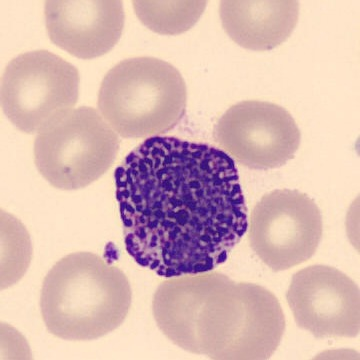
#> input picture data/samples/basophil_1.jpg, 360 x 360 px
$ python -i canonical.py   (imports and definitions only)
#> lines starting #> are read from the running program, lines starting #| are printed output that depends on the picture; after the words box and inside, x2 and y2 are one past the last pixel; in counts of white or black regions, pixels touching at a corner belong together
### src/bloodsmear/detect.py
"""Find white cells in a whole-field smear photo.

White cell nuclei are the darkest and bluest objects on a Romanowsky-stained
smear: red cells are pink and paler, and the background is pale. The finder

1. scores every pixel for "nucleus-ness" (darkness plus blue over green),
2. thresholds the score with Otsu's method,
3. closes small gaps, and joins nearby pieces, so the lobes of one neutrophil
   count as one object,
4. keeps objects that are large compared with the biggest one and with the
   image (this drops platelets and stain specks), and
5. returns a square crop around each object, sized to include the cytoplasm.

It is a classical image-processing step with no learned weights, so it is fast
and transparent, but it can merge touching cells or miss pale nuclei.
"""

from __future__ import annotations

from dataclasses import dataclass

import numpy as np
from PIL import Image
from scipy import ndimage as ndi

from .preprocess import to_rgb

WORK_SIDE = 512  # analyze at this size for speed


@dataclass
class Detection:
    box: tuple[int, int, int, int]  # crop square in original image pixels (x0, y0, x1, y1)
    nucleus_box: tuple[int, int, int, int]
    area_fraction: float

    # [5 lines left out: function display_box, not called in this run]


def nucleus_score(rgb: np.ndarray) -> np.ndarray:
    """High for dark blue-violet pixels (nuclei), low for pink red cells and pale background."""
    f = rgb.astype(np.float32) / 255.0
    r, g, b = f[..., 0], f[..., 1], f[..., 2]
    dark = 1.0 - (r + g + b) / 3.0
    return 0.5 * dark + (b - r) + 0.5 * (b - g)


def otsu(values: np.ndarray, bins: int = 128) -> float:
    hist, edges = np.histogram(values, bins=bins)
    hist = hist.astype(np.float64)
    centers = (edges[:-1] + edges[1:]) / 2
    w0 = np.cumsum(hist)
    w1 = w0[-1] - w0
    m0 = np.cumsum(hist * centers) / np.maximum(w0, 1)
    mt = (hist * centers).sum()
    m1 = (mt - np.cumsum(hist * centers)) / np.maximum(w1, 1)
    between = w0 * w1 * (m0 - m1) ** 2
    return float(centers[np.argmax(between)])


# [62 lines left out: functions find_cells, merge_nearby, not called in this run]


def crops(img: Image.Image, dets: list[Detection]) -> list[Image.Image]:
    img = to_rgb(img)
    return [img.crop(d.box) for d in dets]

### src/bloodsmear/preprocess.py
"""The one preprocessing function used at training time and in the app.

Keeping this in a single place is what stops the app from feeding the model
images that look different from the ones it learned on.
"""

from __future__ import annotations

import numpy as np
from PIL import Image, ImageOps

INPUT_SIZE = 64


# [7 lines left out: function center_square, not called in this run]


def to_rgb(img: Image.Image) -> Image.Image:
    img = ImageOps.exif_transpose(img)
    if img.mode in ("RGBA", "LA", "P"):
        background = Image.new("RGB", img.size, (255, 255, 255))
        rgba = img.convert("RGBA")
        background.paste(rgba, mask=rgba.split()[-1])
        return background
    return img.convert("RGB")


# [37 lines left out: functions trim_dark_border, resize_uint8, to_model_input, not called in this run]

### src/bloodsmear/canonical.py
"""Put every white cell image into the same framing and color balance before the model sees it.

Version 2's first leave-one-lab-out run reached only 50% accuracy on a lab it
had never seen. Looking at the images showed two differences that color
augmentation alone does not remove:

- **Scale.** In PBC images the cell fills about a third of the frame. BCCD and
  JTSC crops are tight, with the cell filling the frame, and a phone photo can
  be at any magnification.
- **Background color.** The background is pinkish in PBC, yellow in JTSC and
  gray-blue in BCCD, depending on lamp, camera and stain.

`canonical_cell` fixes both the same way for every source, at training time and
in the app:

1. estimate the background color (the brightest pixels) and balance it out,
   then find the nucleus (the darkest, bluest object near the center),
2. crop a square `FRAME` times the nucleus size around it, padding with the
   background color where the crop runs past the image edge,
3. divide each channel by the background color, so the background becomes
   the same neutral gray everywhere (the same balance as in step 1).

Stain strength is left alone. Scaling every nucleus to the same optical
density was tried and lowered accuracy on an unseen lab (see docs/decisions.md).

If no nucleus is found, the image is only center-cropped and color-balanced.
"""

from __future__ import annotations

from dataclasses import dataclass

import numpy as np
from PIL import Image
from scipy import ndimage as ndi

from .detect import nucleus_score, otsu
from .preprocess import INPUT_SIZE, center_square, to_rgb

FRAME = 2.4          # crop side as a multiple of the nucleus extent
BACKGROUND = 0.92    # neutral gray the background is mapped to
WORK = 192           # segment at this size for speed


@dataclass
class Framing:
    found: bool
    nucleus_fraction: float  # nucleus extent / original image side
    padded: bool


def background_color(rgb: np.ndarray) -> np.ndarray:
    """Median color of the brightest 15% of pixels that are not nucleus-like (float, 0-1)."""
    f = rgb.reshape(-1, 3).astype(np.float32) / 255.0
    bright = f.mean(axis=1)
    cut = np.quantile(bright, 0.85)
    bg = np.median(f[bright >= cut], axis=0)
    return np.clip(bg, 0.25, 1.0)


def balance(arr: np.ndarray, bg: np.ndarray) -> np.ndarray:
    """Divide out the background color so the background becomes neutral gray."""
    f = arr.astype(np.float32) / 255.0 * (BACKGROUND / bg)
    return (np.clip(f, 0, 1) * 255 + 0.5).astype(np.uint8)


def locate_nucleus(rgb_small: np.ndarray) -> tuple[float, float, float] | None:
    """Return (cx, cy, extent) of the central nucleus in pixel units of `rgb_small`, or None."""
    h, w = rgb_small.shape[:2]
    s = ndi.gaussian_filter(nucleus_score(rgb_small), 1.0)
    t = max(otsu(s), float(np.median(s)) + 0.6 * float(s.std()))
    mask = ndi.binary_opening(s > t, iterations=1)
    mask = ndi.binary_closing(mask, structure=np.ones((3, 3)), iterations=4)
    mask = ndi.binary_fill_holes(mask)
    lab, n = ndi.label(mask)
    if n == 0:
        return None
    idx = np.arange(1, n + 1)
    areas = ndi.sum(mask, lab, index=idx)
    com = ndi.center_of_mass(mask, lab, idx)
    f = rgb_small.astype(np.float32) / 255.0
    blue = ndi.mean(f[..., 2] - f[..., 0], lab, index=idx)
    side = max(h, w)
    # prefer large, blue objects near the center (single-cell images are roughly centerd)
    d2 = np.array([((cy - h / 2) ** 2 + (cx - w / 2) ** 2) for cy, cx in com]) / (0.35 * side) ** 2
    score = areas * np.exp(-0.5 * d2) * (blue > 0)
    if score.max() <= 0 or areas[score.argmax()] < 0.004 * h * w:
        return None
    best = int(score.argmax()) + 1
    # merge nearby pieces of the same nucleus (separate lobes of a neutrophil)
    ys, xs = np.nonzero(lab == best)
    ext = max(ys.max() - ys.min() + 1, xs.max() - xs.min() + 1)
    cy0, cx0 = (ys.min() + ys.max()) / 2, (xs.min() + xs.max()) / 2
    keep = [best]
    for i, (cy, cx) in enumerate(com, start=1):
        if i != best and blue[i - 1] > 0 and areas[i - 1] >= 0.08 * areas[best - 1] \
                and np.hypot(cy - cy0, cx - cx0) < 0.9 * ext:
            keep.append(i)
    ys, xs = np.nonzero(np.isin(lab, keep))
    y0, y1, x0, x1 = ys.min(), ys.max() + 1, xs.min(), xs.max() + 1
    return (x0 + x1) / 2, (y0 + y1) / 2, float(max(y1 - y0, x1 - x0))


def canonical_cell(img: Image.Image, size: int = INPUT_SIZE) -> tuple[np.ndarray, Framing]:
    """Any single-cell image -> (size x size uint8 array in the standard framing, info)."""
    rgb = to_rgb(img)
    W, H = rgb.size
    k = WORK / max(W, H)
    small = np.asarray(rgb.resize((max(1, round(W * k)), max(1, round(H * k))), Image.Resampling.BILINEAR))
    bg = background_color(small)
    loc = locate_nucleus(balance(small, bg))  # balanced first, so odd stain casts do not hide the nucleus
    if loc is None:
        out = center_square(rgb).resize((size, size), Image.Resampling.LANCZOS)
        return balance(np.asarray(out), bg), Framing(False, 0.0, False)
    cx, cy, ext = (v / k for v in loc)
    side = max(ext * FRAME, 16.0)
    x0, y0 = cx - side / 2, cy - side / 2
    box = (int(round(x0)), int(round(y0)), int(round(x0 + side)), int(round(y0 + side)))
    padded = box[0] < 0 or box[1] < 0 or box[2] > W or box[3] > H
    if padded:
        fill = tuple(int(c * 255) for c in bg)
        pw = max(0, -box[0], box[2] - W)
        ph = max(0, -box[1], box[3] - H)
        canvas = Image.new("RGB", (W + 2 * pw, H + 2 * ph), fill)
        canvas.paste(rgb, (pw, ph))
        crop = canvas.crop((box[0] + pw, box[1] + ph, box[2] + pw, box[3] + ph))
    else:
        crop = rgb.crop(box)
    out = crop.resize((size, size), Image.Resampling.LANCZOS)
    return balance(np.asarray(out), bg), Framing(True, float(ext / max(W, H)), padded)


def canonical_uint8(img: Image.Image, size: int = INPUT_SIZE) -> np.ndarray:
    return canonical_cell(img, size)[0]

>>> from PIL import Image
>>> picture = Image.open('../../data/samples/basophil_1.jpg')
#> picture is the input picture: PIL image 360x360 RGB; mean R, G, B 218.6, 185.6, 180.3
>>> result = canonical_cell(picture)
#> in background_color, `cut = np.quantile(bright, 0.85)`: cut = 0.893
#> in background_color, `bg = np.median(f[bright >= cut], axis=0)`: bg = [1, 0.898, 0.792]
#> in balance, `return (np.clip(f, 0, 1) * 255 + 0.5).astype(np.uint8)`:
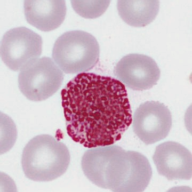
#> returned value: shape (192, 192, 3); mean of channels 0, 1, 2 201.3, 190.2, 209.4; drawn as B, G, R
#> in locate_nucleus, `h, w = rgb_small.shape[:2]`: h = 192
#> in locate_nucleus, `s = ndi.gaussian_filter(nucleus_score(rgb_small), 1.0)`:
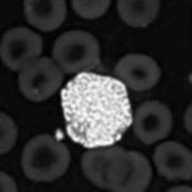
#> s: shape (192, 192) float32; min -0.00419, max 0.942, mean 0.177; drawn with min black and max white
#> in otsu, `hist, edges = np.histogram(values, bins=bins)`: hist = 128 values, max 6697 at index 5, min 1 at index 127, mean 288; edges = 129 values from -0.00419 to 0.942
#> in otsu, `centers = (edges[:-1] + edges[1:]) / 2`: centers = 128 values from -0.000497 to 0.938
#> in otsu, `w0 = np.cumsum(hist)`: w0 = 128 values from 23 to 36864
#> in otsu, `w1 = w0[-1] - w0`: w1 = 128 values, max 36841 at index 0, min 0 at index 127, mean 6894.6
#> in otsu, `m0 = np.cumsum(hist * centers) / np.maximum(w0, 1)`: m0 = 128 values from -0.000497 to 0.176
#> in otsu, `mt = (hist * centers).sum()`: mt = 6503
#> in otsu, `m1 = (mt - np.cumsum(hist * centers)) / np.maximum(w1, 1)`: m1 = 128 values, max 0.938 at index 126, min 0 at index 127, mean 0.677
#> in otsu, `between = w0 * w1 * (m0 - m1) ** 2`: between = 128 values, max 56619002.6 at index 57, min 0 at index 127, mean 38563443.4
#> in locate_nucleus, `t = max(otsu(s), float(np.median(s)) + 0.6 * float(s.std()))`: t = 0.421
#> in locate_nucleus, `mask = ndi.binary_opening(s > t, iterations=1)`:
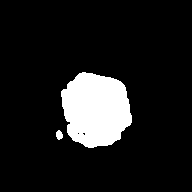
#> mask: shape (192, 192) bool; 11.3% white; 2 white regions, box (x1, y1, x2, y2) and area: (61, 72, 132, 148) 4118, (56, 130, 63, 140) 52
#> in locate_nucleus, `mask = ndi.binary_closing(mask, structure=np.ones((3, 3)), iterations=4)`:
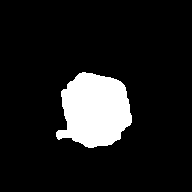
#> mask: shape (192, 192) bool; 11.5% white; 1 white region, box (x1, y1, x2, y2) and area: (56, 72, 132, 148) 4231
#> in locate_nucleus, `lab, n = ndi.label(mask)`: n = 1
#> in locate_nucleus, `areas = ndi.sum(mask, lab, index=idx)`: areas = [4231]
#> in locate_nucleus, `com = ndi.center_of_mass(mask, lab, idx)`: com = [(109.9, 94.67)]
#> in locate_nucleus, `blue = ndi.mean(f[..., 2] - f[..., 0], lab, index=idx)`: blue = [0.255]
#> in locate_nucleus, `side = max(h, w)`: side = 192
#> in locate_nucleus, `d2 = np.array([((cy - h / 2) ** 2 + (cx - w / 2) ** 2) for cy, cx in c..`: d2 = [0.043]
#> in locate_nucleus, `score = areas * np.exp(-0.5 * d2) * (blue > 0)`: score = [4141]
#> in locate_nucleus, `best = int(score.argmax()) + 1`: best = 1
#> in locate_nucleus, `ys, xs = np.nonzero(lab == best)`: ys = 4231 values from 72 to 147; xs = 4231 values, max 131 at index 2494, min 56 at index 3516, mean 94.67
#> in locate_nucleus, `ext = max(ys.max() - ys.min() + 1, xs.max() - xs.min() + 1)`: ext = 76
#> in locate_nucleus, `cy0, cx0 = (ys.min() + ys.max()) / 2, (xs.min() + xs.max()) / 2`: cy0 = 109.5; cx0 = 93.5
#> in locate_nucleus, `keep = [best]`: keep = [1]
#> the loop in locate_nucleus, `for i, (cy, cx) in enumerate(com, start=1):` made 1 pass
#> (i, cy, cx) on pass 1: (1, 109.9, 94.67)
#> in locate_nucleus, `y0, y1, x0, x1 = ys.min(), ys.max() + 1, xs.min(), xs.max() + 1`: y0 = 72; y1 = 148; x0 = 56; x1 = 132
#> in canonical_cell, `loc = locate_nucleus(balance(small, bg))`: loc = (94, 110, 76)
#> in canonical_cell, `cx, cy, ext = (v / k for v in loc)`: cx = 176.2; cy = 206.2; ext = 142.5
#> in canonical_cell, `side = max(ext * FRAME, 16.0)`: side = 342
#> in canonical_cell, `x0, y0 = cx - side / 2, cy - side / 2`: x0 = 5.25; y0 = 35.25
#> in canonical_cell, `box = (int(round(x0)), int(round(y0)), int(round(x0 + side)), int(roun..`: box = (5, 35, 347, 377)
#> in canonical_cell, `padded = box[0] < 0 or box[1] < 0 or box[2] > W or box[3] > H`: padded = True
#> in canonical_cell, `fill = tuple(int(c * 255) for c in bg)`: fill = (255, 229, 202)
#> in canonical_cell, `pw = max(0, -box[0], box[2] - W)`: pw = 0
#> in canonical_cell, `ph = max(0, -box[1], box[3] - H)`: ph = 17
#> in canonical_cell, `canvas.paste(rgb, (pw, ph))`:
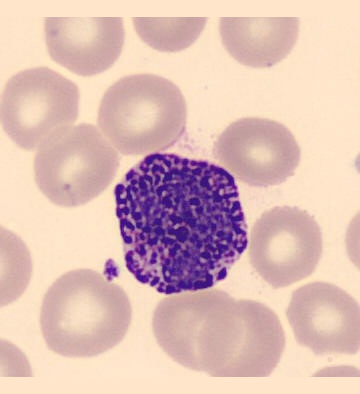
#> canvas: PIL image 360x394 RGB; mean R, G, B 221.8, 189.4, 182.1
#> in canonical_cell, `out = crop.resize((size, size), Image.Resampling.LANCZOS)`:
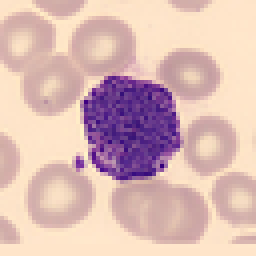
#> out: PIL image 64x64 RGB (shown 4 times larger); mean R, G, B 218, 185, 180.5
#> in balance (call 2), `f = arr.astype(np.float32) / 255.0 * (BACKGROUND / bg)`:
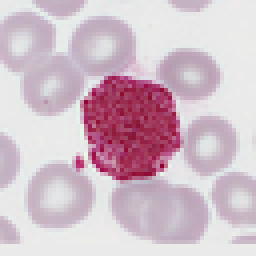
#> f: shape (64, 64, 3) float32 (shown 4 times larger); mean of channels 0, 1, 2 0.787, 0.743, 0.822; drawn as B, G, R

$ run again, on data/samples/basophil_2.jpg
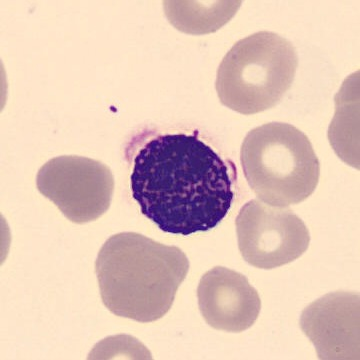
#> input picture data/samples/basophil_2.jpg, 360 x 360 px
#> picture is the input picture: PIL image 360x360 RGB; mean R, G, B 226.6, 198.1, 185.1
#> cut = 0.898
#> in background_color, `bg = np.median(f[bright >= cut], axis=0)`: bg = [1, 0.906, 0.796]
#> h = 192
#> hist = 128 values, max 10091 at index 7, min 2 at index 63, mean 288; edges = 129 values from -0.0185 to 0.908
#> centers = 128 values from -0.0149 to 0.904
#> w0 = 128 values from 5 to 36864
#> w1 = 128 values, max 36859 at index 0, min 0 at index 127, mean 6041.3
#> m0 = 128 values from -0.0149 to 0.137
#> mt = 5048.3
#> m1 = 128 values, max 0.904 at index 126, min 0 at index 127, mean 0.647
#> between = 128 values, max 37476536.1 at index 63, min 0 at index 127, mean 27855246.5
#> t = 0.441
#> in locate_nucleus, `mask = ndi.binary_opening(s > t, iterations=1)`:
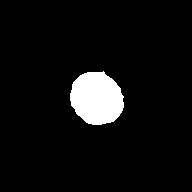
#> mask: shape (192, 192) bool; 6.1% white; 1 white region, box (x1, y1, x2, y2) and area: (70, 71, 124, 125) 2242
#> lab: shape (192, 192) int32; values 0 (black) and 1 (white), 6.1% white; 1 white region, box (x1, y1, x2, y2) and area: (70, 71, 124, 125) 2246
#> n = 1
#> areas = [2246]
#> com = [(97.98, 96.41)]
#> blue = [0.265]
#> in locate_nucleus, `side = max(h, w)`: side = 192
#> d2 = [0.000907]
#> score = [2245]
#> best = 1
#> ys = 2246 values from 71 to 124; xs = 2246 values, max 123 at index 1036, min 70 at index 826, mean 96.41
#> in locate_nucleus, `ext = max(ys.max() - ys.min() + 1, xs.max() - xs.min() + 1)`: ext = 54
#> cy0 = 97.5; cx0 = 96.5
#> keep = [1]
#> the loop in locate_nucleus, `for i, (cy, cx) in enumerate(com, start=1):` made 1 pass
#> (i, cy, cx) on pass 1: (1, 97.98, 96.41)
#> in locate_nucleus, `y0, y1, x0, x1 = ys.min(), ys.max() + 1, xs.min(), xs.max() + 1`: y0 = 71; y1 = 125; x0 = 70; x1 = 124
#> loc = (97, 98, 54)
#> in canonical_cell, `cx, cy, ext = (v / k for v in loc)`: cx = 181.9; cy = 183.8; ext = 101.2
#> in canonical_cell, `side = max(ext * FRAME, 16.0)`: side = 243
#> in canonical_cell, `x0, y0 = cx - side / 2, cy - side / 2`: x0 = 60.38; y0 = 62.25
#> box = (60, 62, 303, 305)
#> padded = False
#> in balance (call 2), `f = arr.astype(np.float32) / 255.0 * (BACKGROUND / bg)`:
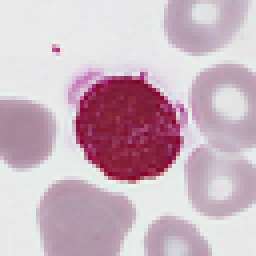
#> f: shape (64, 64, 3) float32 (shown 4 times larger); mean of channels 0, 1, 2 0.754, 0.71, 0.797; drawn as B, G, R

$ run again, on data/samples/basophil_3.jpg
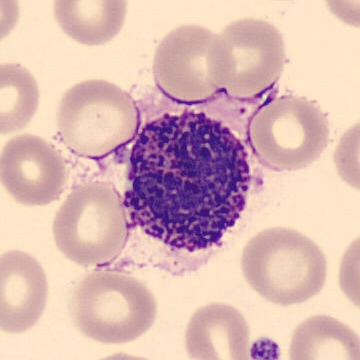
#> input picture data/samples/basophil_3.jpg, 360 x 360 px
#> picture is the input picture: PIL image 360x360 RGB; mean R, G, B 219.2, 184.5, 180.5
#> cut = 0.897
#> in background_color, `bg = np.median(f[bright >= cut], axis=0)`: bg = [1, 0.906, 0.792]
#> h = 192
#> hist = 128 values, max 5718 at index 7, min 1 at index 127, mean 288; edges = 129 values from -0.0119 to 0.94
#> centers = 128 values from -0.00817 to 0.936
#> w0 = 128 values from 4 to 36864
#> w1 = 128 values, max 36860 at index 0, min 0 at index 127, mean 7399.1
#> m0 = 128 values from -0.00817 to 0.183
#> mt = 6738.9
#> m1 = 128 values, max 0.936 at index 126, min 0 at index 127, mean 0.651
#> between = 128 values, max 52350487.3 at index 56, min 0 at index 127, mean 34478187.4
#> t = 0.408
#> in locate_nucleus, `lab, n = ndi.label(mask)`:
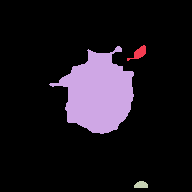
#> lab: shape (192, 192) int32; 4 distinct labels, from 0 to 3; one colour per label, 0 black
#> n = 3
#> areas = [128, 4399, 80]
#> com = [(52.66, 138.7), (92.78, 97.97), (184.5, 140.7)]
#> blue = [0.135, 0.223, 0.21]
#> in locate_nucleus, `side = max(h, w)`: side = 192
#> d2 = [0.82, 0.00316, 2.18]
#> score = [84.94, 4392.1, 26.93]
#> best = 2
#> ys = 4399 values from 46 to 133; xs = 4399 values, max 133 at index 790, min 49 at index 1572, mean 97.97
#> in locate_nucleus, `ext = max(ys.max() - ys.min() + 1, xs.max() - xs.min() + 1)`: ext = 88
#> cy0 = 89.5; cx0 = 91
#> keep = [2]
#> the loop in locate_nucleus, `for i, (cy, cx) in enumerate(com, start=1):` made 3 passes
#> in locate_nucleus, `y0, y1, x0, x1 = ys.min(), ys.max() + 1, xs.min(), xs.max() + 1`: y0 = 46; y1 = 134; x0 = 49; x1 = 134
#> loc = (91.5, 90, 88)
#> in canonical_cell, `cx, cy, ext = (v / k for v in loc)`: cx = 171.6; cy = 168.8; ext = 165
#> in canonical_cell, `side = max(ext * FRAME, 16.0)`: side = 396
#> in canonical_cell, `x0, y0 = cx - side / 2, cy - side / 2`: x0 = -26.44; y0 = -29.25
#> box = (-26, -29, 370, 367)
#> padded = True
#> fill = (255, 231, 202)
#> pw = 26
#> ph = 29
#> in balance (call 2), `f = arr.astype(np.float32) / 255.0 * (BACKGROUND / bg)`:
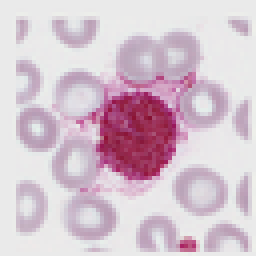
#> f: shape (64, 64, 3) float32 (shown 4 times larger); mean of channels 0, 1, 2 0.813, 0.767, 0.839; drawn as B, G, R

$ run again, on data/samples/eosinophil_1.jpg
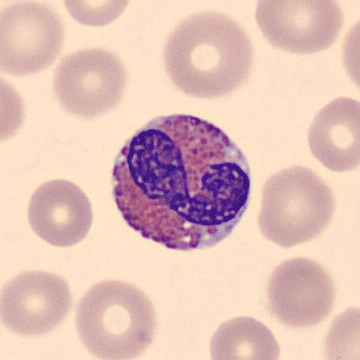
#> input picture data/samples/eosinophil_1.jpg, 360 x 360 px
#> picture is the input picture: PIL image 360x360 RGB; mean R, G, B 226.1, 192.2, 184.5
#> cut = 0.892
#> in background_color, `bg = np.median(f[bright >= cut], axis=0)`: bg = [0.996, 0.894, 0.796]
#> h = 192
#> hist = 128 values, max 6638 at index 7, min 3 at index 0, mean 288; edges = 129 values from -0.0195 to 0.953
#> centers = 128 values from -0.0157 to 0.949
#> w0 = 128 values from 3 to 36864
#> w1 = 128 values, max 36861 at index 0, min 0 at index 127, mean 5945.7
#> m0 = 128 values from -0.0157 to 0.141
#> mt = 5201.6
#> m1 = 128 values, max 0.949 at index 126, min 0 at index 127, mean 0.633
#> between = 128 values, max 32758001.6 at index 48, min 0 at index 127, mean 21678144.3
#> t = 0.349
#> lab: shape (192, 192) int32; values 0 (black) and 1 (white), 10.8% white; 1 white region, box (x1, y1, x2, y2) and area: (60, 61, 134, 133) 3990
#> n = 1
#> areas = [3990]
#> com = [(97.08, 96.33)]
#> blue = [0.163]
#> in locate_nucleus, `side = max(h, w)`: side = 192
#> d2 = [0.000281]
#> score = [3989.4]
#> best = 1
#> ys = 3990 values from 61 to 132; xs = 3990 values, max 133 at index 1867, min 60 at index 1505, mean 96.33
#> in locate_nucleus, `ext = max(ys.max() - ys.min() + 1, xs.max() - xs.min() + 1)`: ext = 74
#> cy0 = 96.5
#> keep = [1]
#> the loop in locate_nucleus, `for i, (cy, cx) in enumerate(com, start=1):` made 1 pass
#> (i, cy, cx) on pass 1: (1, 97.08, 96.33)
#> in locate_nucleus, `y0, y1, x0, x1 = ys.min(), ys.max() + 1, xs.min(), xs.max() + 1`: y0 = 61; y1 = 133; x0 = 60; x1 = 134
#> loc = (97, 97, 74)
#> in canonical_cell, `cx, cy, ext = (v / k for v in loc)`: cx = 181.9; ext = 138.8
#> in canonical_cell, `side = max(ext * FRAME, 16.0)`: side = 333
#> in canonical_cell, `x0, y0 = cx - side / 2, cy - side / 2`: x0 = 15.38
#> box = (15, 15, 348, 348)
#> padded = False
#> in balance (call 2), `f = arr.astype(np.float32) / 255.0 * (BACKGROUND / bg)`:
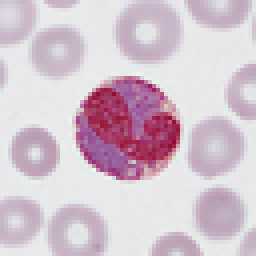
#> f: shape (64, 64, 3) float32 (shown 4 times larger); mean of channels 0, 1, 2 0.813, 0.767, 0.833; drawn as B, G, R
